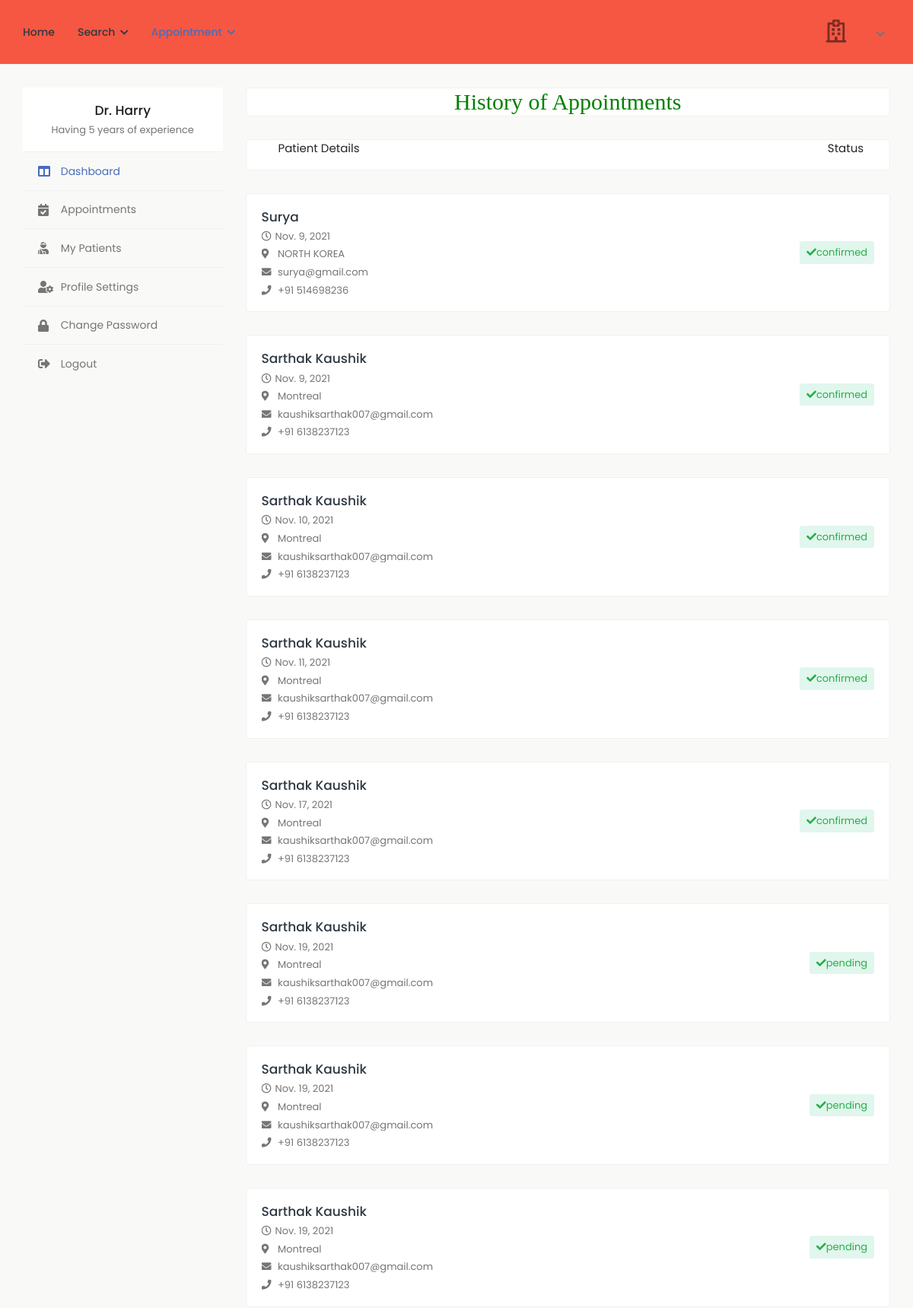
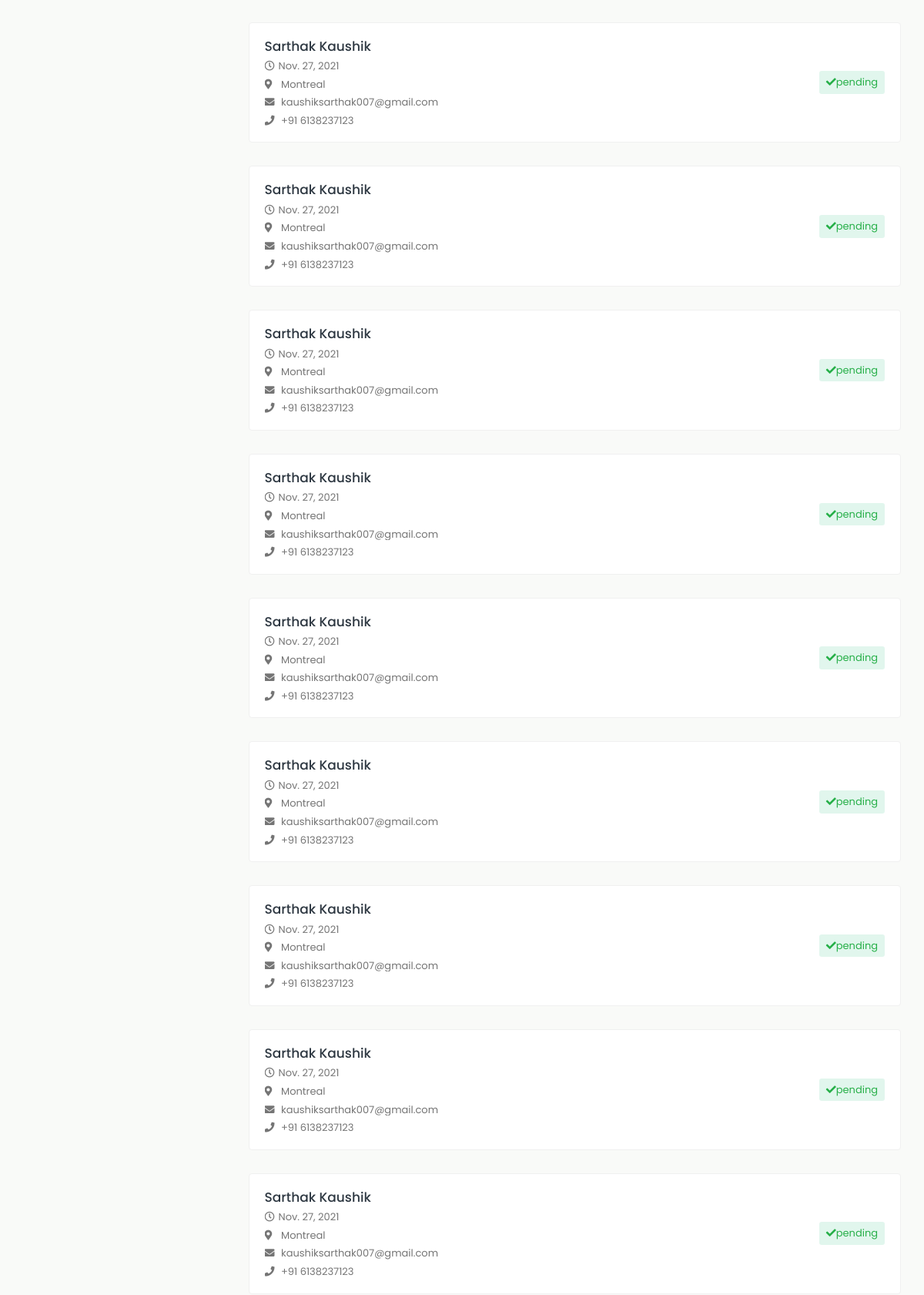
Page /history_d_appointment (signed in, upper part) on the committed database (2 pictures, top to bottom).
### health/models.py (models this page shows, shortened)
class Doctor(models.Model):
    status = models.CharField(max_length=100,null=True)
    user = models.ForeignKey(User, on_delete=models.CASCADE, null=True)
    mobile = models.CharField(max_length=10, null=True)
    address = models.CharField(max_length=100, null=True)
    experience = models.CharField(max_length=100, null=True)
    specialist = models.CharField(max_length=100, null=True)
    daystiming = models.CharField(max_length=100, null=True)
    timing = models.CharField(max_length=100, null=True)
    dob = models.DateField(null=True)
    gender = models.CharField(max_length=100,choices=gender,null=True)
    biography = models.TextField(null=True)

class Appointment(models.Model):
    doctor=models.ForeignKey(Doctor, on_delete=models.CASCADE, null=True)
    patient=models.ForeignKey(Patient, on_delete=models.CASCADE, null=True)
    a_date=models.DateField(null=True)
    a_timing=models.CharField(max_length=100,null=True)
    status=models.CharField(max_length=100,null=True)
    p_status=models.CharField(max_length=100,null=True)

class Patient(models.Model):
    user = models.ForeignKey(User,on_delete=models.CASCADE,null=True)
    blood_group = models.CharField(max_length=10,choices=blood_group,null=True)
    ex_year= models.CharField(max_length=10,null=True)
    ex_month= models.CharField(max_length=10,null=True)
    mobile = models.CharField(max_length=10,null=True)
    address = models.CharField(max_length=100,null=True)
    dob = models.DateField(null=True)

### health/views.py (the view)
# urls.py: path('history_d_appointment',history_d_appointment,name="history_d_appointment"),
def history_d_appointment(request):
    if not access(request.user):
        messages.success(request,'Update Your Profile and Wait for Verification')
        return redirect('doctor_profile')
    tod=datetime.date.today()
    data=Appointment.objects.filter(doctor=Doctor.objects.get(user=request.user),a_date__lte=tod)
    d={'data':data}
    return render(request,'doctor/history_d_appoinment.html',d)

### health/views.py (called while the page is built)
def access(user):
    try:
        user = Doctor.objects.get(user=user)
        if user.status == "pending":
            return False
        else:
            return True
    except:
           pass

### health/templates/doctor/history_d_appoinment.html (shortened to what this page needs)
{% extends 'doctor/sidebar.html' %}
{% load static %}
{% block b %}
<h2 style="font-family:roman;color:green" align="center" class="card">History of Appointments</h2>
        <div class="card">
            <div class="row">
                    <div class="col-10">
                        <p>
                            Patient Details
                        </p>
                    </div>
                <div class="col-2">
                            <span style="margin-left:30%">
                                Status
                            </span>
                            </div>
                        </div>
                    </div>
    {% for i in data %}
        <div class="appointments">
                <div class="appointment-list">
                    <div class="profile-info-widget">
                        <div class="profile-det-info">
                            <h3><a href="#">{{i.patient.user.first_name}} {{i.patient.user.last_name}}</a></h3>
                            <div class="patient-details">
                                <h5><i class="far fa-clock"></i>{{i.a_date}}</h5>
                                <h5><i class="fas fa-map-marker-alt"></i> {{i.patient.address}}</h5>
                                <h5><i class="fas fa-envelope"></i> {{i.patient.user.email}}</h5>
                                <h5 class="mb-0"><i class="fas fa-phone"></i> +91 {{i.patient.mobile}}</h5>
                            </div>
                        </div>
                    </div>
                    <div class="appointment-action">
                        <a href="{% url 'update_status' i.id %}" class="btn btn-sm bg-success-light">
                            <i class="fas fa-check"></i>{{i.status}}
                        </a>
                    </div>
                </div>
            </div>
{% endfor %}
{% endblock %}

### health/templates/doctor/sidebar.html (shortened to what this page needs)
{% extends 'doctor/doctor_navigation.html' %}
{% block body %}
{% load static %}
			<div class="content">
				<div class="container-fluid">
					<div class="row">
						<div class="col-md-5 col-lg-4 col-xl-3 theiaStickySidebar">
							<div class="profile-sidebar">
								<div class="widget-profile pro-widget-content">
									<div class="profile-info-widget">
										<div class="profile-det-info">
											<h3>Dr. {{request.user.first_name}} {{request.user.last_name}}</h3>
											<div class="patient-details">
												<h5 class="mb-0">{{request.user.doctor_set.all.0.biography}}</h5>
											</div>
										</div>
									</div>
								</div>
								<div class="dashboard-widget">
									<nav class="dashboard-menu">
										<ul>
											<li class="active">
												<a href="{% url 'doctor_dashboard' %}">
													<i class="fas fa-columns"></i>
													<span>Dashboard</span>
												</a>
											</li>
											<li>
												<a href="{% url 'confirmed_d_appointment' %}">
													<i class="fas fa-calendar-check"></i>
													<span>Appointments</span>
												</a>
											</li>
											<li>
												<a href="{% url 'my_patient' %}">
													<i class="fas fa-user-injured"></i>
													<span>My Patients</span>
												</a>
											</li>
											<li>
												<a href="{% url 'doctor_profile' %}">
													<i class="fas fa-user-cog"></i>
													<span>Profile Settings</span>
												</a>
											</li>
											<li>
												<a href="{% url 'doctor_change_password' %}">
													<i class="fas fa-lock"></i>
													<span>Change Password</span>
												</a>
											</li>
											<li>
												<a href="{% url 'logout' %}">
													<i class="fas fa-sign-out-alt"></i>
													<span>Logout</span>
												</a>
											</li>
										</ul>
									</nav>
								</div>
							</div>
						</div>
						<div class="col-md-7 col-lg-8 col-xl-9">
                            {% block b %}
                            {% endblock %}
                            </div>
					</div>
				</div>
			</div>
{% endblock %}

### health/static/user/css/style.css (style rules this page uses)
html { height: 100%; }
body { background-color: #f9faf8; color: #262522; font-family: "Poppins",sans-serif; font-size: 0.9375rem; height: 100%; overflow-x: hidden; }
h1, h2, h3, h4, h5, h6 { color: #1d1b20; font-weight: 500; }
.h2, h2 { font-size: 1.875rem; }
.h3, h3 { font-size: 1.5rem; }
.h5, h5 { font-size: 1rem; }
a { color: #2E3842; }
input, button, a { transition: all 0.4s ease; -moz-transition: all 0.4s ease; -o-transition: all 0.4s ease; -ms-transition: all 0.4s ease; -webkit-transition: all 0.4s ease; }
.container-fluid { padding-left: 30px; padding-right: 30px; }
.content { min-height: 200px; padding: 30px 0 0; }
.card { border: 1px solid #f0f0f0; margin-bottom: 1.875rem; }
.bg-success-light { background-color: rgba(15, 183, 107,0.12) !important; color: #26af48 !important; }
.pro-widget-content { border-bottom: 1px solid #f0f0f0; padding: 20px; text-align: center; }
.profile-info-widget { display: -webkit-box; display: -ms-flexbox; display: flex; text-align: left; }
.profile-det-info { overflow: hidden; }
.profile-det-info h3 { font-size: 17px; text-overflow: ellipsis; white-space: nowrap; overflow: hidden; }
.patient-details h5 { color: #757575; font-size: 13px; font-weight: normal; margin-bottom: 8px; overflow: hidden; text-overflow: ellipsis; white-space: nowrap; }
.patient-details h5 i { width: 18px; }
.dashboard-menu ul { color: #757575; font-size: 14px; line-height: 17px; list-style: none; margin: 0; padding: 0; text-transform: capitalize; }
.dashboard-menu ul li { line-height: inherit; }
.dashboard-menu > ul > li { border-bottom:1px solid #f0f0f0; position: relative; }
.dashboard-menu > ul > li:last-child { border-bottom: 0; }
.dashboard-menu ul li a span, .dashboard-menu ul li a i { display: inline-block; vertical-align: middle; }
.dashboard-menu > ul > li > a { color: #757575; display: block; padding: 16px 20px; }
.dashboard-menu > ul > li:hover > a, .dashboard-menu > ul > li.active > a { color:#486cb9; }
.dashboard-menu ul li a i { font-size: 16px; margin-right: 10px; width: 16px; }
.widget-profile { background-color: #fff; border-bottom: 1px solid #f0f0f0; }
.widget-profile .profile-info-widget { display: block; text-align: center; }
.appointment-list .profile-info-widget { display: -webkit-box; display: -ms-flexbox; display: flex; margin-right: auto; text-align: left; }
.appointments .appointment-list { background-color: #fff; border: 1px solid #f0f0f0; border-radius: 4px; display: -webkit-box; display: -ms-flexbox; display: flex; -ms-flex-wrap: wrap; flex-wrap: wrap; margin-bottom: 20px; padding: 20px; }
.appointments .appointment-list:last-child { margin-bottom: 30px; }
.appointments .appointment-action { -webkit-box-align: center; -ms-flex-align: center; align-items: center; display: -webkit-inline-box; display: -ms-inline-flexbox; display: inline-flex; }
.appointment-action a { font-size: 13px; }

### rows in the picture
Appointment: patient.user.first_name "Surya", a_date "Nov. 9, 2021", patient.address "NORTH KOREA", patient.user.email "surya@gmail.com", patient.mobile "514698236", status "confirmed"
Appointment: patient.user.first_name "Sarthak", patient.user.last_name "Kaushik", a_date "Nov. 9, 2021", patient.address "Montreal", patient.user.email "kaushiksarthak007@gmail.com", patient.mobile "6138237123", status "confirmed"
Appointment: patient.user.first_name "Sarthak", patient.user.last_name "Kaushik", a_date "Nov. 10, 2021", patient.address "Montreal", patient.user.email "kaushiksarthak007@gmail.com", patient.mobile "6138237123", status "confirmed"
Appointment: patient.user.first_name "Sarthak", patient.user.last_name "Kaushik", a_date "Nov. 11, 2021", patient.address "Montreal", patient.user.email "kaushiksarthak007@gmail.com", patient.mobile "6138237123", status "confirmed"
Appointment: patient.user.first_name "Sarthak", patient.user.last_name "Kaushik", a_date "Nov. 17, 2021", patient.address "Montreal", patient.user.email "kaushiksarthak007@gmail.com", patient.mobile "6138237123", status "confirmed"
Appointment: patient.user.first_name "Sarthak", patient.user.last_name "Kaushik", a_date "Nov. 19, 2021", patient.address "Montreal", patient.user.email "kaushiksarthak007@gmail.com", patient.mobile "6138237123", status "pending"
Appointment: patient.user.first_name "Sarthak", patient.user.last_name "Kaushik", a_date "Nov. 19, 2021", patient.address "Montreal", patient.user.email "kaushiksarthak007@gmail.com", patient.mobile "6138237123", status "pending"
Appointment: patient.user.first_name "Sarthak", patient.user.last_name "Kaushik", a_date "Nov. 19, 2021", patient.address "Montreal", patient.user.email "kaushiksarthak007@gmail.com", patient.mobile "6138237123", status "pending"
Appointment: patient.user.first_name "Sarthak", patient.user.last_name "Kaushik", a_date "Nov. 27, 2021", patient.address "Montreal", patient.user.email "kaushiksarthak007@gmail.com", patient.mobile "6138237123", status "pending"
Appointment: patient.user.first_name "Sarthak", patient.user.last_name "Kaushik", a_date "Nov. 27, 2021", patient.address "Montreal", patient.user.email "kaushiksarthak007@gmail.com", patient.mobile "6138237123", status "pending"
Appointment: patient.user.first_name "Sarthak", patient.user.last_name "Kaushik", a_date "Nov. 27, 2021", patient.address "Montreal", patient.user.email "kaushiksarthak007@gmail.com", patient.mobile "6138237123", status "pending"
Appointment: patient.user.first_name "Sarthak", patient.user.last_name "Kaushik", a_date "Nov. 27, 2021", patient.address "Montreal", patient.user.email "kaushiksarthak007@gmail.com", patient.mobile "6138237123", status "pending"
Appointment: patient.user.first_name "Sarthak", patient.user.last_name "Kaushik", a_date "Nov. 27, 2021", patient.address "Montreal", patient.user.email "kaushiksarthak007@gmail.com", patient.mobile "6138237123", status "pending"
Appointment: patient.user.first_name "Sarthak", patient.user.last_name "Kaushik", a_date "Nov. 27, 2021", patient.address "Montreal", patient.user.email "kaushiksarthak007@gmail.com", patient.mobile "6138237123", status "pending"
Appointment: patient.user.first_name "Sarthak", patient.user.last_name "Kaushik", a_date "Nov. 27, 2021", patient.address "Montreal", patient.user.email "kaushiksarthak007@gmail.com", patient.mobile "6138237123", status "pending"
Appointment: patient.user.first_name "Sarthak", patient.user.last_name "Kaushik", a_date "Nov. 27, 2021", patient.address "Montreal", patient.user.email "kaushiksarthak007@gmail.com", patient.mobile "6138237123", status "pending"
Appointment: patient.user.first_name "Sarthak", patient.user.last_name "Kaushik", a_date "Nov. 27, 2021", patient.address "Montreal", patient.user.email "kaushiksarthak007@gmail.com", patient.mobile "6138237123", status "pending"

### other values in the picture
{{ request.user.first_name }} "Harry"
{{ request.user.doctor_set.all.0.biography }} "Having 5 years of experience"
